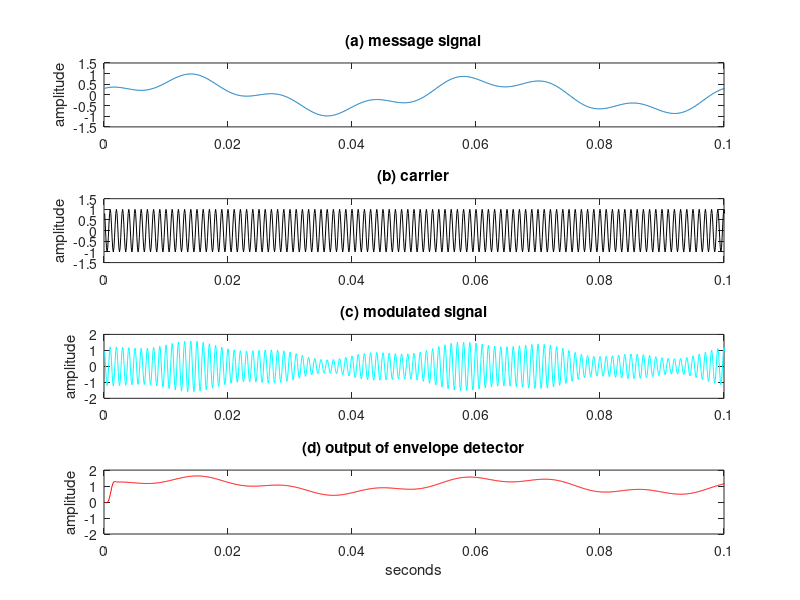
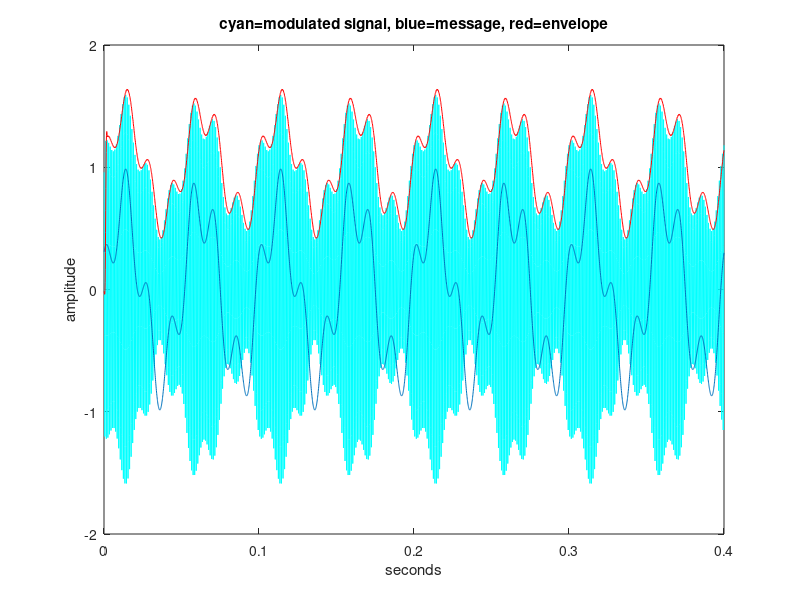

Here is the MATLAB script that generated these plots, in order:
% DSB_LC.m: large carrier AM demodulated with "envelope detection"time=0.4; Ts=1/10000;                           % sampling interval and timet=Ts:Ts:time;                                   % define a "time" vector fc=1000; c=cos(2*pi*fc*t);                      % define carrier at freq fcm=.7*sin(2*pi*20*t)+.3*cos(2*pi*70*t);          % create "message" > -1x = 0.6*c.*m + c;                               % modulate with large carrierfbe=[0 .05 .25 1]; damps=[1 1 0 0]; L=20;       % low pass filter design h=firpm(L,fbe,damps);                           % impulse response of LPFenvv=(pi/2)*filter(h,1,abs(x));                 % find envelope% generate the figurefigure(1)subplot(4,1,1), plot(t,m)ylabel('amplitude'); title('(a) message signal');axis([0,0.1, -1.5,1.5])subplot(4,1,2), plot(t,c,'k')ylabel('amplitude'); title('(b) carrier');axis([0,0.1, -1.5,1.5])subplot(4,1,3), plot(t,x,'c')ylabel('amplitude'); title('(c) modulated signal');axis([0,0.1, -2,2])subplot(4,1,4), plot(t,envv,'r')ylabel('amplitude'); title('(d) output of envelope detector');axis([0,0.1, -2,2])xlabel('seconds');% this shows things a bit more clearly (but won't print well)figure(2)plot(t,x,'c') hold on plot(t,m) plot(t,envv,'r') ylabel('amplitude') xlabel('seconds') title('cyan=modulated signal, blue=message, red=envelope')hold off